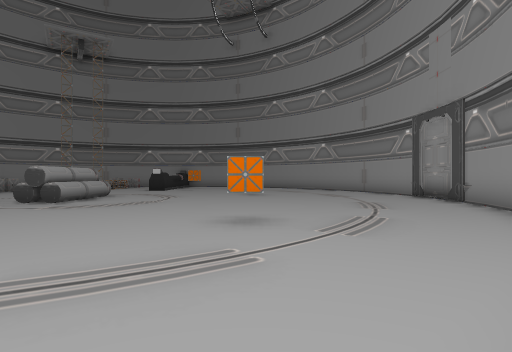
View 1 (above)

15 first-person views from a walk through a Unity game level. The camera is 1.3 m above the floor, looks level and sees 80° across. The floor is counted in squares, 2 m on a side. Each view is taken from the middle of a square. On the plan, view 1 faces up. The plan holds only what a view shows up to about 10 squares ahead; the rest is blank. The place goes on beyond the plan. The player character is not drawn. Some animated figures are left out.

View 2
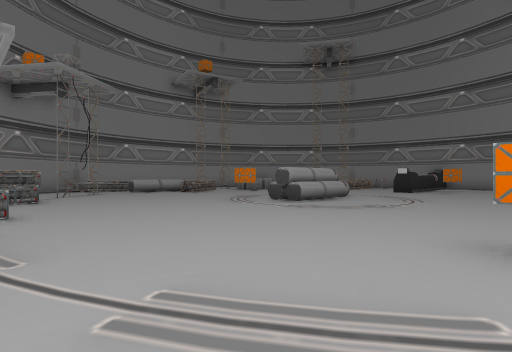

View 3
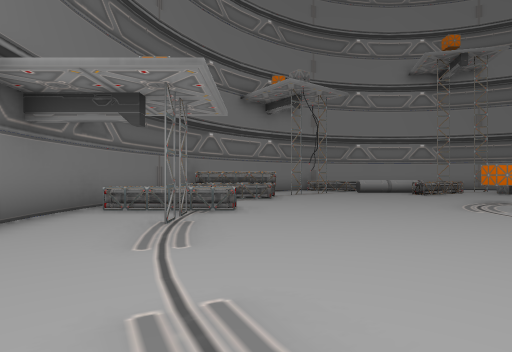

View 4
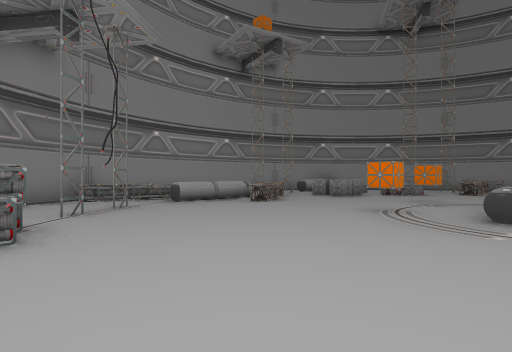

View 5
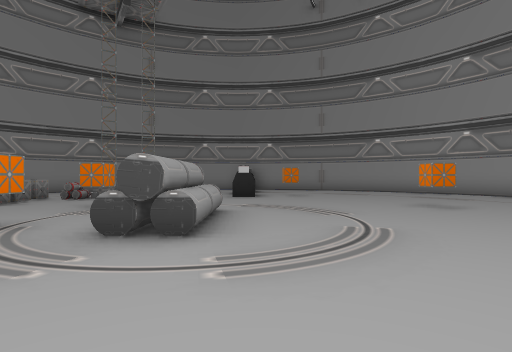

View 6
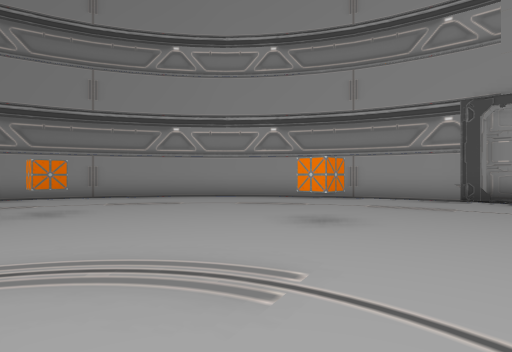

View 7
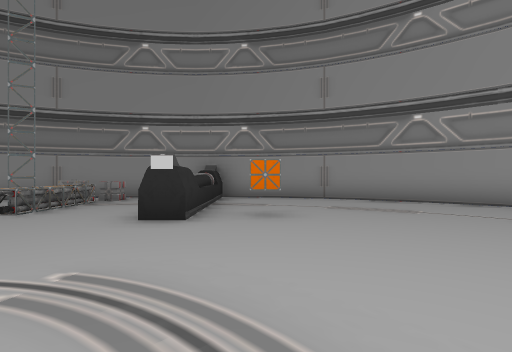

View 8
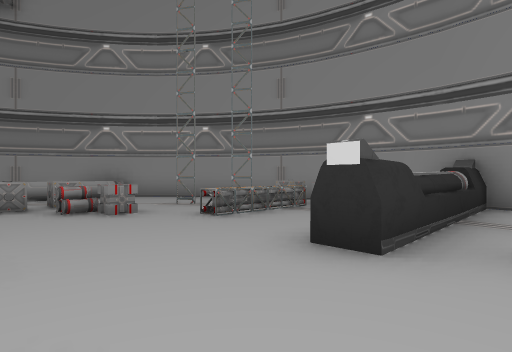

View 9
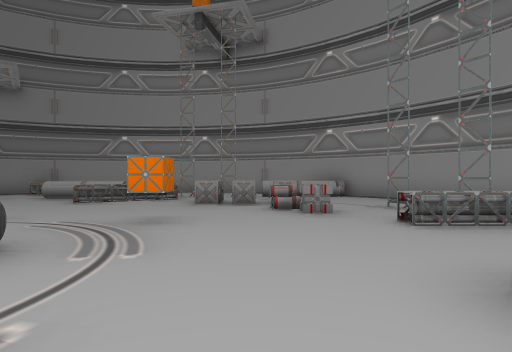

View 10
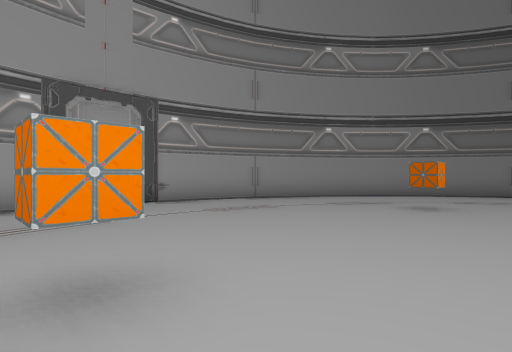

View 11
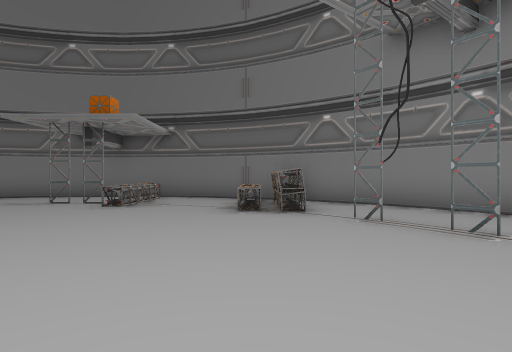

View 12
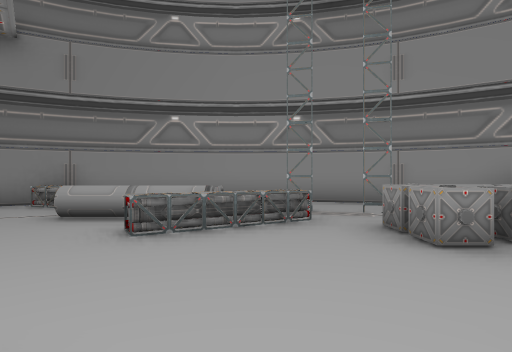

View 13
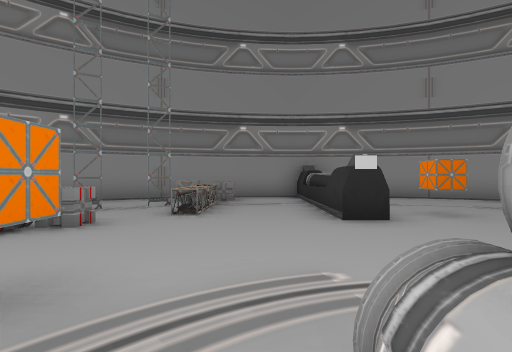

View 14
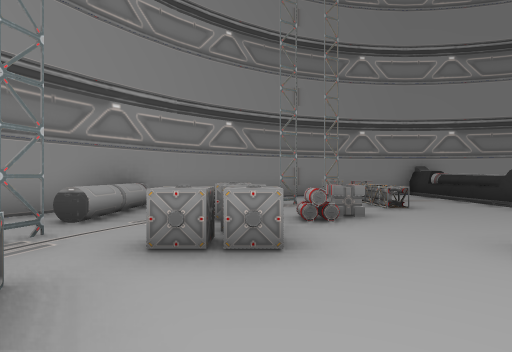

View 15
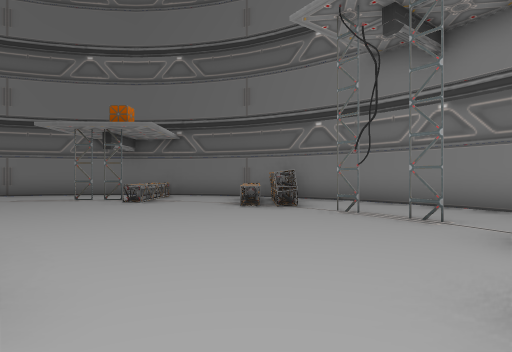

### Floor plan
Key: @ floor where view 1 was taken; # wall or solid block; x gap in a wall; . floor; = window, fence, low wall or low ledge; ^ raised ledge; O other object.
Columns run from 14 left of view 1 to 5 right of it. Each row starts with its distance up from view 1.
 19        ######
 18      #x...#.###
 17      #OO..^...###
 16      ##=..^.....##
 15  ######=..^......##
 14 #^^.   =..#O......#
 13 #^^OOOO...........##
 12 #=#.OO.............#
 11 ###OO..O......O....#
 10  #=................#
  9  #=^.....#.........#
  8   ^^...O.#.........#
  7   ^................#
  6 #=^................#
  5 #=.................#
  4 #=.#..........O...##
  3 ##................#
  2  #..^^...........##
  1  ##.^^..^#......##
  0   ###^..^.....@##
 -1      ##.#...####
 -2       #######

Where each view was taken, in squares from view 1:
view 1: 0 up, 0 right, facing up
view 2: 1 up, 0 right, facing up-left
view 3: 2 up, 0 right, facing left
view 4: 2 up, 5 left, facing up-left
view 5: 4 up, 4 left, facing up
view 6: 8 up, 4 left, facing up-right
view 7: 9 up, 3 left, facing up
view 8: 11 up, 3 left, facing up-left
view 9: 12 up, 3 left, facing left
view 10: 11 up, 2 left, facing down-right
view 11: 8 up, 9 left, facing down
view 12: 9 up, 7 left, facing left
view 13: 9 up, 6 left, facing up
view 14: 8 up, 10 left, facing up
view 15: 9 up, 9 left, facing down
